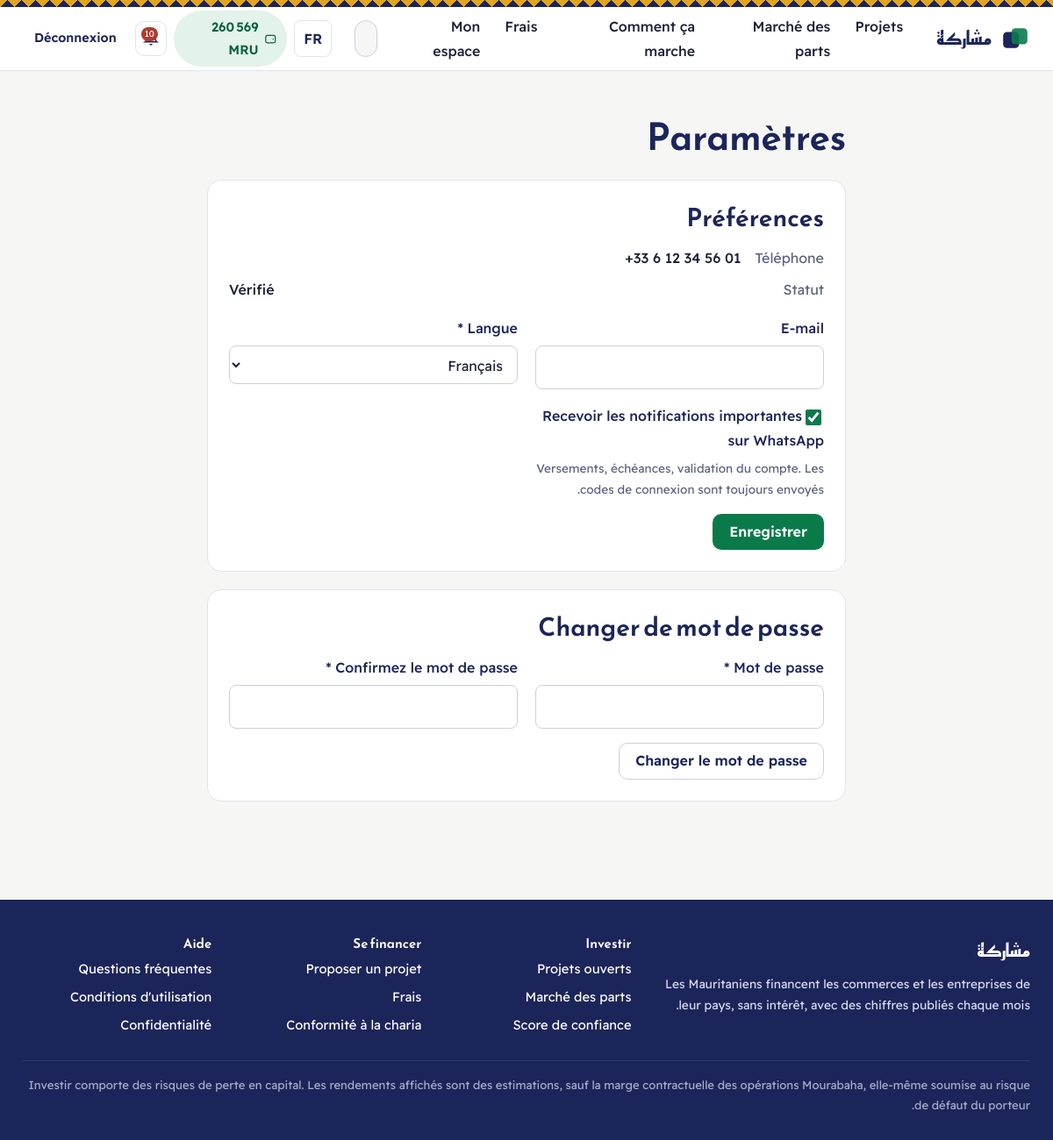
Screenshot of /accounts/settings/ (signed in) with the database file from the repository.
### apps/wallet/models.py (models this page shows, shortened)
class Wallet(models.Model):
    KINDS = [("user", _("Utilisateur")), ("platform", _("Plateforme (revenus)"))]
    user = models.OneToOneField(settings.AUTH_USER_MODEL, null=True, blank=True, on_delete=models.PROTECT,
                                related_name="wallet_account")
    kind = models.CharField(max_length=10, choices=KINDS, default="user")
    balance = models.DecimalField(_("disponible"), **MONEY, default=ZERO)
    held = models.DecimalField(_("bloqué"), **MONEY, default=ZERO)
    updated_at = models.DateTimeField(auto_now=True)
    class Meta:
        verbose_name = _("portefeuille")
        verbose_name_plural = _("portefeuilles")
        constraints = [
            models.CheckConstraint(condition=models.Q(balance__gte=0), name="wallet_balance_non_negative"),
            models.CheckConstraint(condition=models.Q(held__gte=0), name="wallet_held_non_negative"),
        ]
    @classmethod
    def for_user(cls, user):
        wallet, _created = cls.objects.get_or_create(user=user, defaults={"kind": "user"})
        return wallet
    @classmethod
    def platform(cls):
        wallet = cls.objects.filter(kind="platform").first()
        if wallet is None:
            wallet = cls.objects.create(kind="platform")
        return wallet

### apps/accounts/models.py (models this page shows, shortened)
class User(AbstractBaseUser, PermissionsMixin):
    class Status(models.TextChoices):
        NEW = "new", _("Identité à compléter")
        PENDING = "pending", _("En cours de vérification")
        APPROVED = "approved", _("Vérifié")
        REJECTED = "rejected", _("Refusé")
        SUSPENDED = "suspended", _("Suspendu")
    phone = models.CharField(_("numéro WhatsApp"), max_length=16, unique=True, validators=[validate_phone],
                             help_text=_("Format international E.164, ex. +22222123456"))
    whatsapp_notifications = models.BooleanField(
        _("recevoir les notifications importantes sur WhatsApp"), default=True,
        help_text=_("Versements, échéances, validation du compte. Les codes de connexion sont toujours envoyés."))
    full_name = models.CharField(_("nom complet"), max_length=150)
    email = models.EmailField(_("e-mail"), blank=True)
    preferred_language = models.CharField(_("langue"), max_length=5, choices=settings.LANGUAGES, default="ar")
    status = models.CharField(_("statut"), max_length=12, choices=Status.choices, default=Status.NEW, db_index=True)
    public_id = models.CharField(max_length=12, unique=True, editable=False)
    phone_verified_at = models.DateTimeField(null=True, blank=True)
    approved_at = models.DateTimeField(null=True, blank=True)
    is_staff = models.BooleanField(_("équipe"), default=False)
    is_active = models.BooleanField(_("actif"), default=True)
    date_joined = models.DateTimeField(_("inscrit le"), default=timezone.now)
    objects = UserManager()
    USERNAME_FIELD = "phone"
    REQUIRED_FIELDS = ["full_name"]
    class Meta:
        verbose_name = _("utilisateur")
        verbose_name_plural = _("utilisateurs")
    @property
    def is_approved(self):
        return self.status == self.Status.APPROVED and self.is_active

### apps/accounts/views.py (the view, shortened to what this page needs)
# urls.py: path("settings/", views.settings_view, name="settings"),
@login_required
def settings_view(request):
    form = SettingsForm(request.POST or None, instance=request.user)
    pwd_form = NewPasswordForm(request.POST or None, prefix="pwd") if "pwd-password1" in request.POST else NewPasswordForm(prefix="pwd")
    return render(request, "accounts/settings.html", {"form": form, "pwd_form": pwd_form})

### apps/accounts/forms.py
class SettingsForm(forms.ModelForm):
    class Meta:
        model = User
        fields = ["email", "preferred_language", "whatsapp_notifications"]

class NewPasswordForm(PasswordPairMixin):
    pass

### apps/accounts/phones.py (called while the page is built)
def parse(raw):
    text = str(raw or "").strip()
    if text.startswith("00"):
        text = "+" + text[2:]
    try:
        return phonenumbers.parse(text, settings.PHONE_DEFAULT_REGION)
    except phonenumbers.NumberParseException:
        return None

def display_phone(e164) -> str:
    num = parse(e164)
    return phonenumbers.format_number(num, phonenumbers.PhoneNumberFormat.INTERNATIONAL) if num else str(e164 or "")

### apps/core/context_processors.py (called while the page is built)
def platform(request):
    ctx = {"PLATFORM_NAME": settings.PLATFORM_NAME, "IS_RTL": get_language_bidi(), "DEBUG": settings.DEBUG}
    user = getattr(request, "user", None)
    if user is not None and user.is_authenticated:
        ctx["unread_count"] = user.notifications.filter(is_read=False).count()
        if user.is_approved:
            from apps.wallet.models import Wallet
            ctx["nav_wallet"] = Wallet.for_user(user)
    return ctx

### apps/core/templatetags/mk.py (called while the page is built)
@register.filter
def money(value, decimals=0):
    try:
        d = Decimal(value)
    except (InvalidOperation, TypeError, ValueError):
        return value
    s = f"{d:,.{int(decimals)}f}".replace(",", " ")
    return s

@register.filter
def phone(value):
    from apps.accounts.phones import display_phone
    return display_phone(value)

### templates/accounts/settings.html (shortened to what this page needs)
{% extends "base.html" %}{% load i18n mk %}
{% block content %}<div class="wrap section" style="max-width:760px">
  <h1>{% trans "Paramètres" %}</h1>
  <div class="panel"><h2>{% trans "Préférences" %}</h2>
    <dl class="kv" style="margin-bottom:16px"><dt>{% trans "Téléphone" %}</dt><dd class="ltr">{{ user.phone|phone }}</dd><dt>{% trans "Statut" %}</dt><dd>{{ user.get_status_display }}</dd></dl>
    <form method="post" class="form">{% csrf_token %}{% include "includes/form.html" %}<button class="btn">{% trans "Enregistrer" %}</button></form></div>
  <div class="panel"><h2>{% trans "Changer de mot de passe" %}</h2>
    <form method="post" class="form">{% csrf_token %}{% include "includes/form.html" with form=pwd_form %}<button class="btn secondary">{% trans "Changer le mot de passe" %}</button></form></div>
</div>{% endblock %}

### templates/base.html (shortened to what this page needs)
{% load i18n static mk %}{% get_current_language as LANG %}<!doctype html>
<html lang="{{ LANG }}" dir="{% if IS_RTL %}rtl{% else %}ltr{% endif %}">
<head>
  <link rel="stylesheet" href="{% static 'css/fonts.css' %}">
  <link rel="stylesheet" href="{% static 'css/app.css' %}">
</head>
<body>
<div class="frieze" aria-hidden="true"></div>
<header class="site-header">
  <div class="wrap">
    <a class="brand" href="{% url 'core:home' %}" aria-label="Moucharaka">
      <svg viewBox="0 0 32 32" aria-hidden="true"><rect x="3" y="9" width="17" height="17" rx="4" fill="var(--ink)"/><rect x="12" y="5" width="17" height="17" rx="4" fill="var(--palm)" fill-opacity=".9"/></svg>
      <b>{% if IS_RTL %}مشاركة{% else %}Moucharaka{% endif %}</b>
    </a>
    <nav class="nav" id="main-nav" aria-label="{% trans 'Navigation principale' %}">
      {% url 'projects:explore' as u_exp %}{% url 'market:index' as u_mk %}{% url 'core:page' 'how' as u_how %}{% url 'core:page' 'fees' as u_fees %}
      <a href="{{ u_exp }}" {% if request.path == u_exp %}aria-current="page"{% endif %}>{% trans "Projets" %}</a>
      <a href="{{ u_mk }}" {% if request.path == u_mk %}aria-current="page"{% endif %}>{% trans "Marché des parts" %}</a>
      <a href="{{ u_how }}" {% if request.path == u_how %}aria-current="page"{% endif %}>{% trans "Comment ça marche" %}</a>
      <a href="{{ u_fees }}" {% if request.path == u_fees %}aria-current="page"{% endif %}>{% trans "Frais" %}</a>
      {% if user.is_authenticated %}
        <a href="{% url 'core:dashboard' %}">{% trans "Mon espace" %}</a>
      {% endif %}
    </nav>
    <form class="header-search" action="{% url 'search' %}" method="get" role="search">
      <input id="hs" type="search" name="q" value="{{ request.GET.q|default:'' }}" placeholder="{% trans 'Projet, ID (MP-…), porteur…' %}" autocomplete="off">
    </form>
    <div class="header-end">
      <form class="lang-form" action="{% url 'set_language' %}" method="post">{% csrf_token %}
        {% if LANG == "ar" %}<button name="language" value="fr" lang="fr" title="Français">FR</button>
        {% else %}<button name="language" value="ar" lang="ar" title="العربية">ع</button>{% endif %}
      </form>
      {% if user.is_authenticated %}
        {% if nav_wallet %}<a class="wallet-chip" href="{% url 'wallet:home' %}" title="{% trans 'Portefeuille' %}"><svg width="16" height="16" viewBox="0 0 24 24" fill="none" stroke="currentColor" stroke-width="2" aria-hidden="true"><rect x="3" y="6" width="18" height="14" rx="3"/><path d="M16 13h2"/></svg><span class="num">{{ nav_wallet.balance|money }} MRU</span></a>{% endif %}
        <a class="icon-btn" href="{% url 'core:notifications' %}" aria-label="{% trans 'Notifications' %}">
          {% if unread_count %}<span class="dot">{{ unread_count }}</span>{% endif %}
        </a>
        <form action="{% url 'accounts:logout' %}" method="post">{% csrf_token %}<button class="btn ghost small">{% trans "Déconnexion" %}</button></form>
      {% else %}
        <a class="btn ghost small" href="{% url 'accounts:login' %}">{% trans "Connexion" %}</a>
        <a class="btn small" href="{% url 'accounts:register' %}">{% trans "Créer un compte" %}</a>
      {% endif %}
    </div>
  </div>
</header>
<main id="main">{% block content %}{% endblock %}</main>
<footer class="site-footer">
  <div class="wrap">
    <div class="cols">
      <div>
        <b style="font-family:var(--display);font-size:1.3rem;color:#fff">{% if IS_RTL %}مشاركة{% else %}Moucharaka{% endif %}</b>
        <p class="small" style="margin-top:8px">{% trans "Les Mauritaniens financent les commerces et les entreprises de leur pays, sans intérêt, avec des chiffres publiés chaque mois." %}</p>
      </div>
      <div><h4>{% trans "Investir" %}</h4><ul>
        <li><a href="{% url 'projects:explore' %}">{% trans "Projets ouverts" %}</a></li>
        <li><a href="{% url 'market:index' %}">{% trans "Marché des parts" %}</a></li>
        <li><a href="{% url 'trust:method' %}">{% trans "Score de confiance" %}</a></li></ul></div>
      <div><h4>{% trans "Se financer" %}</h4><ul>
        <li><a href="{% url 'projects:new' %}">{% trans "Proposer un projet" %}</a></li>
        <li><a href="{% url 'core:page' 'fees' %}">{% trans "Frais" %}</a></li>
        <li><a href="{% url 'core:page' 'sharia' %}">{% trans "Conformité à la charia" %}</a></li></ul></div>
      <div><h4>{% trans "Aide" %}</h4><ul>
        <li><a href="{% url 'core:page' 'faq' %}">{% trans "Questions fréquentes" %}</a></li>
        <li><a href="{% url 'core:page' 'terms' %}">{% trans "Conditions d'utilisation" %}</a></li>
        <li><a href="{% url 'core:page' 'privacy' %}">{% trans "Confidentialité" %}</a></li></ul></div>
    </div>
    <div class="legal">{% trans "Investir comporte des risques de perte en capital. Les rendements affichés sont des estimations, sauf la marge contractuelle des opérations Mourabaha, elle-même soumise au risque de défaut du porteur." %}</div>
  </div>
</footer>
</body>
</html>

### templates/includes/field.html (shortened to what this page needs)
{% with wt=field.widget_type %}<div class="field{% if field.errors %} has-error{% endif %}{% if wt == 'textarea' or wt == 'checkboxselectmultiple' or wide %} wide{% endif %}">
{% if wt == "checkbox" %}
  <label class="check" for="{{ field.id_for_label }}">{{ field }}<span>{{ field.label }}</span></label>
{% elif wt == "radioselect" or wt == "checkboxselectmultiple" %}
  <span class="label">{{ field.label }}{% if field.field.required %} *{% endif %}</span><div class="radio-list{% if wt == 'checkboxselectmultiple' %} inline{% endif %}">{{ field }}</div>
{% else %}
  <label for="{{ field.id_for_label }}">{{ field.label }}{% if field.field.required %} <span aria-hidden="true">*</span>{% endif %}</label>{{ field }}
{% endif %}
{% if field.help_text %}<div class="help">{{ field.help_text }}</div>{% endif %}
</div>{% endwith %}

### rows the page displays
Wallet: balance "260 569"
User: phone "+33 6 12 34 56 01", status "Vérifié", visible_fields "Français", visible_fields "☑"

### other values shown
{{ unread_count }} "10"
{{ field.label }} "E-mail" "Langue" "Confirmez le mot de passe"
{{ field.label }} "Recevoir les notifications importantes sur WhatsApp"
{{ field.help_text }} "Versements, échéances, validation du compte. Les codes de connexion sont toujours envoyés."
